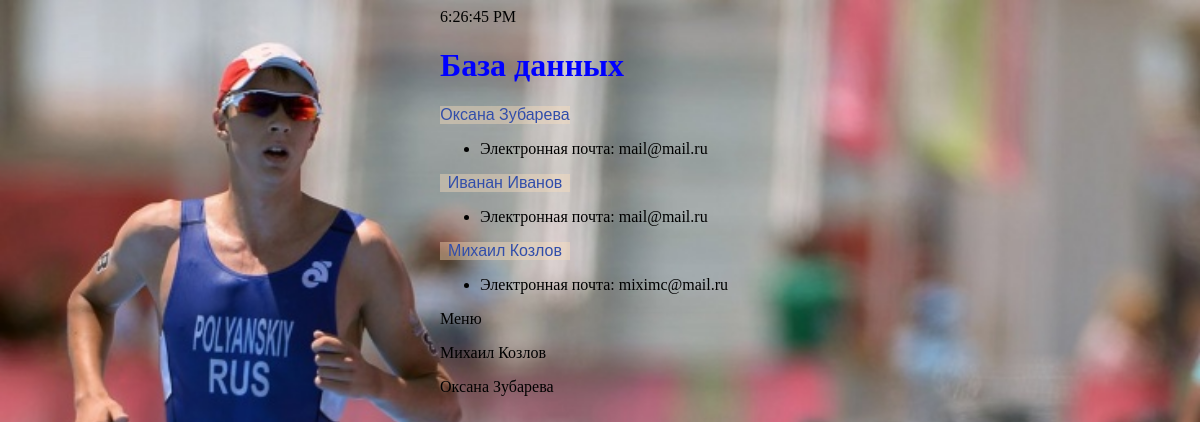
Page /mainpage/ on the earlier database version.
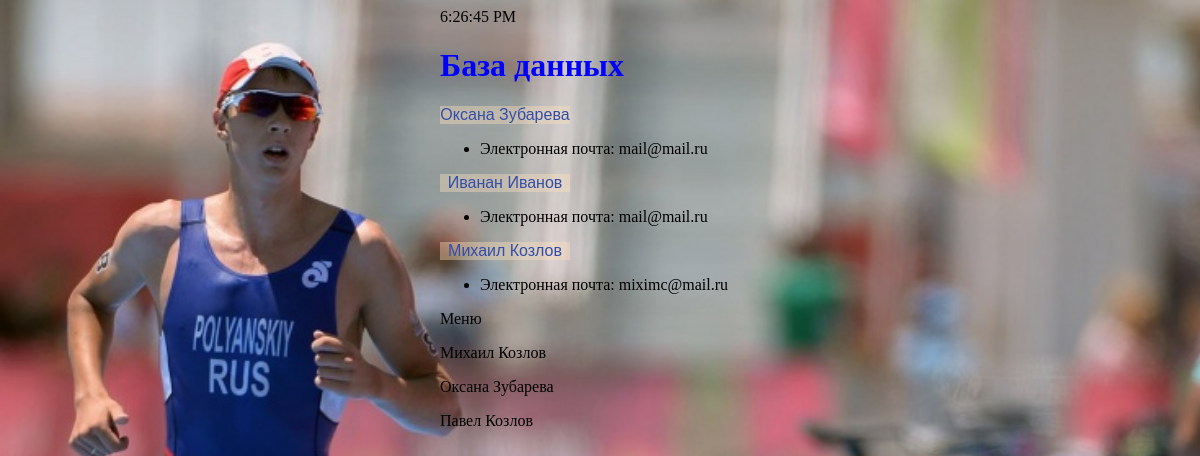
Same page on the later database version.
### mainpage/models.py (models this page shows)
class User(models.Model):
    Имя = models.CharField(default='Иванан', max_length=1024)
    Фамилия = models.CharField(default='Иванов', max_length=1024)
    Отчество = models.CharField(default='Иванович', max_length=1024)
    День_рождения = models.DateField()
    Рост = models.IntegerField(default=170)
    Вес = models.IntegerField(default=80)
    Пол = models.BooleanField(default=True)
    Телефон = models.IntegerField(default=11)
    Email = models.EmailField(default='',max_length=30)

### menu/models.py (models this page shows)
class Sporsmen(models.Model):
    name = models.CharField(default='Иванан', max_length=1024)
    last_name = models.CharField(default='Иванов', max_length=1024)
    father_name = models.CharField(default='Иванович', max_length=1024)
    birthday = models.DateField()
    weight = models.IntegerField(default=170)
    growth = models.IntegerField(default=80)
    male = models.BooleanField(default=True)
    phone = models.IntegerField()

### mainpage/views.py (the view)
# urls.py: path('', views.index, name='name'),
def index(request):
    user = User.objects.all()
    sport = Sporsmen.objects.all()
    context = {
        'users': user,
        'sport': sport
    }
    return render(
        request,                # Запрос
        'mainpage/index.html',
        context,                 # подстановки
    )

### mainpage/templates/mainpage/index.html (shortened to what this page needs)
{% load static %}
<!DOCTYPE html>
<html lang="ru">
  <div id="clock"></div>
<head>
  <link rel="stylesheet" href="{% static "css/style.css" %}" />
</head>
<body>
  <h1>База данных</h1>
  {% for sp in users %}
  <p class="one">{{sp.Имя}} {{sp.Фамилия}}</p>
  <ul>
    <li>Электронная почта: {{sp.Email}}</li>
  </ul>
    {% endfor %}
  <p>Меню</p>
  {% for s in sport %}
  <p>{{s.name}} {{s.last_name}}</p>
    {% endfor %}
</body>
</html>

Differences in the rows shown:
added Sporsmen: name "Павел", last_name "Козлов"
